Frame 1 (no input): blank canvas, image omitted
Frame 60 (no input): blank canvas, image omitted
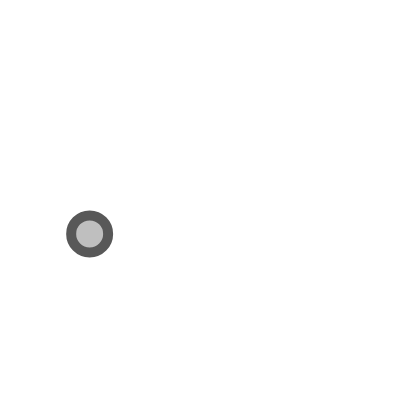
Frame 120 (the mouse pressed at the canvas centre since frame 60)

The p5.js sketch whose frames 1 and 60 were blank and that drew this single picture after the mouse press (run headless with seeded random() and noise() and a simulated clock; from frame 60 on, the mouse is pressed at the canvas centre):

// p5.js sketch
// ── sketch.js
const fillCols = new Map();
const strokeCols = new Map();
let pressedCount = 0;


function setup()
{
    createCanvas(400,400);
    fillMaps();

}

function draw()
{
   
}

function mousePressed()
{
    background(255)
    pressedCount++;
    fill(fillCols.get(pressedCount))
    strokeWeight(10)

    stroke(strokeCols.get(pressedCount))
    for (let i =0; i < pressedCount; i ++)
    {
        ellipse(random(400),random(400),random(50))
    }
}

function fillMaps()
{
    for (let i = 0; i < 100; i++)
    {
        fillCols.set(i,random(255))
        strokeCols.set(i,random(255))
    }
}
